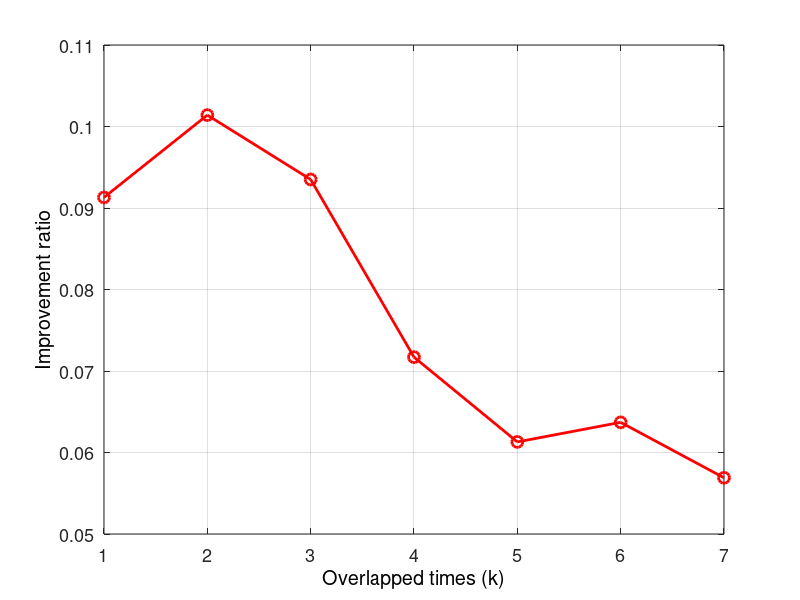

Recreate this plot in MATLAB.
clear;
close all;
fg = 1;
figure(fg);
OverlappedTime = [1 2 3 4 5 6 7];
improveRatio = [0.0913 0.1014 0.0935 0.0717 0.0613 0.0637 0.0569];
ln(1) = line(OverlappedTime(:), improveRatio(1,:),'Marker','o','LineWidth',2,'MarkerFaceColor','none','MarkerSize',8,'color','r');
%end
%set(gca, 'YLim', [0.8 1.2]);
xlabel('Overlapped times (k)','FontSize',13,'Color','k');
ylabel('Improvement ratio','FontSize',13,'Color','k');
set(gca,'fontsize',13);
grid on;
box on;